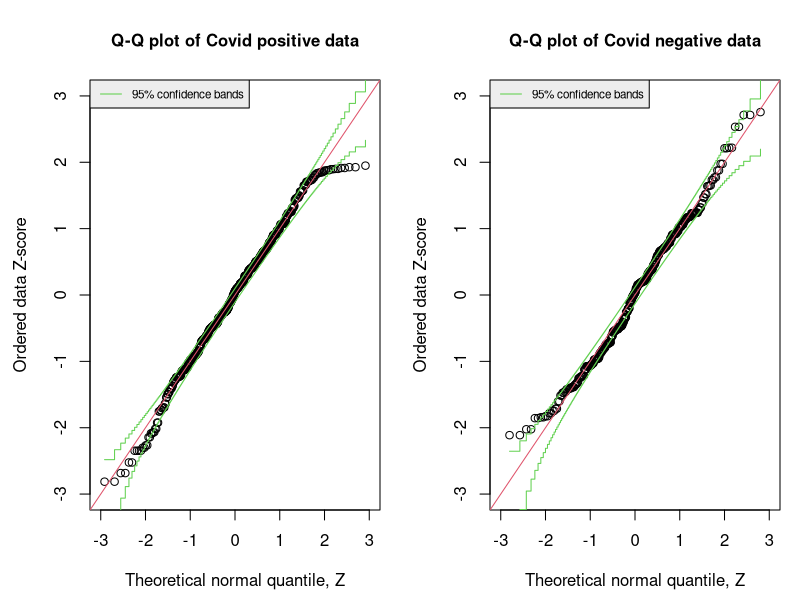
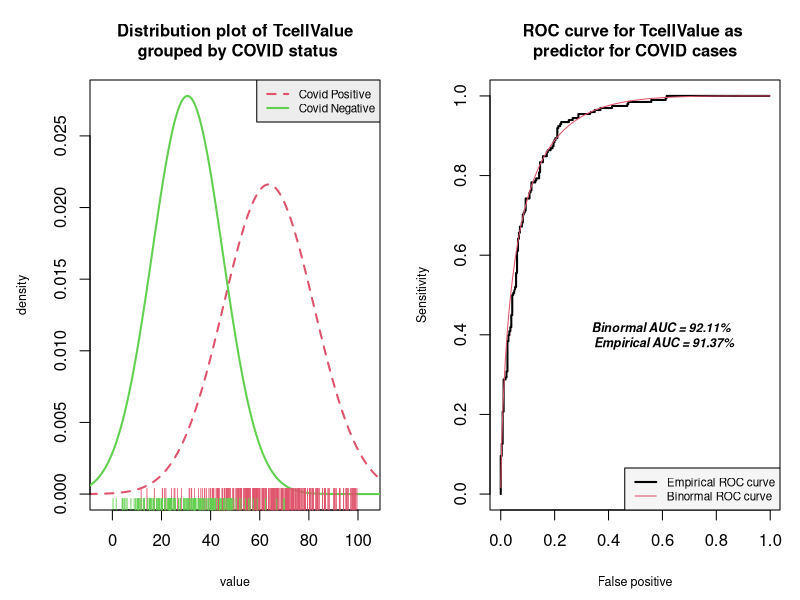
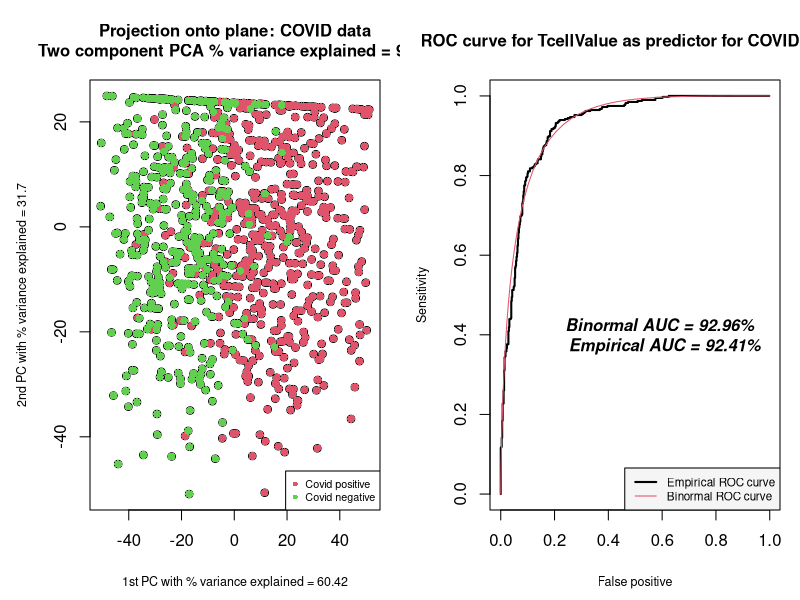
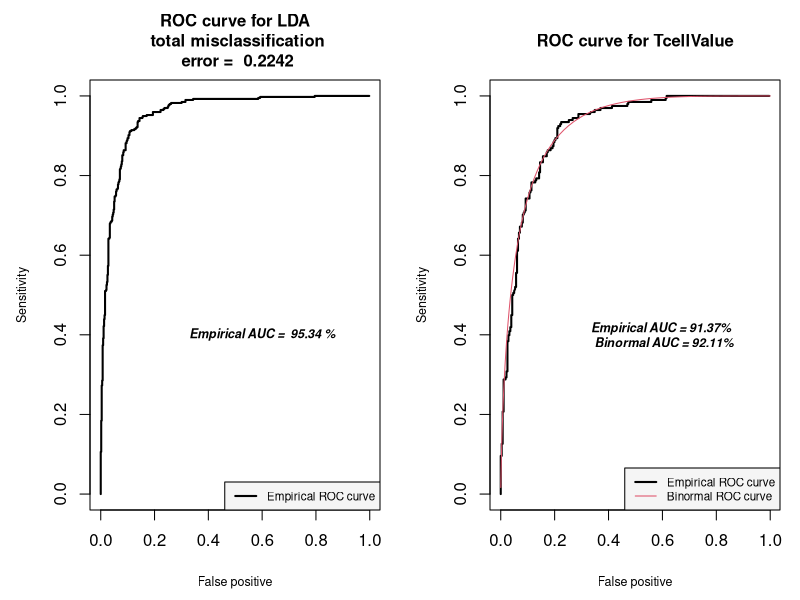
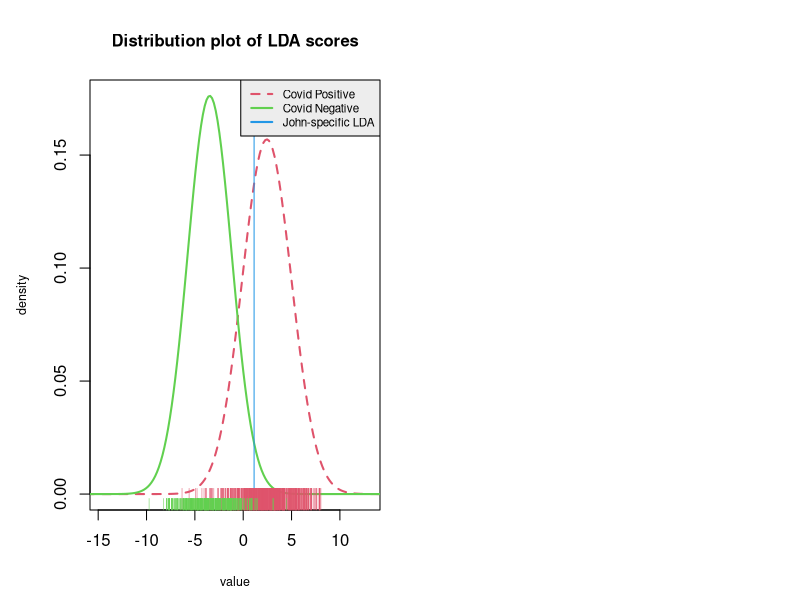

Generate these figures, in order, with R:
## ---- chunk 1
knitr::opts_chunk$set(echo = TRUE)
## ---- chunk 2
# import library
suppressMessages(library(tidyverse))

# import data
data <- read.csv('midCOVID.csv')
paste("data dimension (# of rows, # of cols):", dim(data)[1], ",", dim(data)[2])

head(data, 2)
## ---- chunk 3
# get TcellValue column for each group
covid_pos_tcell <- data.matrix(data %>% 
                                 filter(GotCovid == 1) %>% 
                                 select(TcellValue))
covid_neg_tcell <- data.matrix(data %>% 
                                 filter(GotCovid == 0) %>% 
                                 select(TcellValue))

# covid positive dataset
Y=sort(covid_pos_tcell)
n_p=length(Y)
ii_p=1:n_p;thq_p=qnorm((1:n_p)/n_p)
Z_p=(Y-mean(Y))/sd(Y)
qn_p=qnorm((1:n_p)/n_p)

# covid negative dataset
Y=sort(covid_neg_tcell)
n_n=length(Y)
ii_n=1:n_n;thq_n=qnorm((1:n_n)/n_n)
Z_n=(Y-mean(Y))/sd(Y)
qn_n=qnorm((1:n_n)/n_n)

lambda = 0.95

# plot
par(mfrow=c(1,2),mar=c(4.5,4.5,4,1),cex.lab=1,cex.main=1)
plot(qn_p,Z_p,xlim=c(-3,3),ylim=c(-3,3),
     xlab="Theoretical normal quantile, Z",
     ylab="Ordered data Z-score",
     main="Q-Q plot of Covid positive data")
segments(-5,-5,5,5,col=2)
upB=qnorm(qbeta(.5+lambda/2,shape1=ii_p,shape2=n_p-ii_p+1))
lowB=qnorm(qbeta(.5-lambda/2,shape1=ii_p,shape2=n_p-ii_p+1))
lines(thq_p,upB,type="s",col=3)
lines(thq_p,lowB,type="s",col=3)
legend("topleft", legend="95% confidence bands", col=3, lty=1, lwd=1, cex=.7,
       bg="gray93")

plot(qn_n,Z_n,xlim=c(-3,3),ylim=c(-3,3),
     xlab="Theoretical normal quantile, Z",
     ylab="Ordered data Z-score",
     main="Q-Q plot of Covid negative data")
segments(-5,-5,5,5,col=2)
upB=qnorm(qbeta(.5+lambda/2,shape1=ii_n,shape2=n_n-ii_n+1))
lowB=qnorm(qbeta(.5-lambda/2,shape1=ii_n,shape2=n_n-ii_n+1))
lines(thq_n,upB,type="s",col=3)
lines(thq_n,lowB,type="s",col=3)
legend("topleft", legend="95% confidence bands", col=3, lty=1, lwd=1, cex=.7,
       bg="gray93")
## ---- chunk 4
# plot 2 graphs
par(mfrow=c(1,2),mar=c(4.5,4.5,4,1),cex.lab=.75,cex.main=1)

## left graph: distribution graph of TcellValue between 0 and 1 in GotCovid
muY=mean(covid_pos_tcell);sdY=sd(covid_pos_tcell)
muX=mean(covid_neg_tcell);sdX=sd(covid_neg_tcell)
Lr=c(range(covid_neg_tcell)[1]-5,range(covid_pos_tcell)[2]+5)
x=seq(from=Lr[1]-5,to=Lr[2]+5,length=200)
dY=dnorm(x,mean=muY,sd=sdY);dX=dnorm(x,mean=muX,sd=sdX)
matplot(x,cbind(dY,dX),xlim=Lr,lty=c(2,1),type="l",col=c(2,3),lwd=2,
        xlab="value",
        ylab="density",
        main="Distribution plot of TcellValue\n grouped by COVID status")
rug(covid_pos_tcell,lty=1,ticksize=.075, col=2)
rug(covid_neg_tcell,lty=1,ticksize=.04, col=3)
legend("topright",c("Covid Positive","Covid Negative"),lty=c(2,1),lwd=2,
       bg="gray93",cex=0.7, col = c(2,3))

# right graph: plot two ROC curves (empirical and binormal)
covid_status = data$GotCovid
tcell=data$TcellValue
n = length(covid_status)
x=seq(from=0,to=200,length=200)

tcell_0 = sort(tcell[covid_status == 0])
n0 = length(tcell_0)
m0=mean(tcell_0);s0=sd(tcell_0)

tcell_1 = sort(tcell[covid_status == 1])
n1=length(tcell_1)
m1=mean(tcell_1);s1=sd(tcell_1)

tcell = sort(tcell)
sens=fp=toter10=rep(NA,n)
AUC=toter=0

# get sensitivity, false positive, total error and AUC values on every 
# point from 1 to n
for(i in 1:n) {
  sens[i]= sum(tcell_0 < tcell[i])/n0
  fp[i]=sum(tcell_1 < tcell[i])/n1
  if(i>1) AUC=AUC+(fp[i]-fp[i-1])*sens[i]
}

plot(fp,sens,type="l",lwd=2,xlab="False positive",ylab="Sensitivity",
     main="ROC curve for TcellValue as \npredictor for COVID cases")
lines(pnorm(x,mean=m1,sd=s1),pnorm(x,mean=m0,sd=s0), col=2, lwd=1)
AUC.th=pnorm((m1-m0)/sqrt(s0^2+s1^2))
text(.6,.4,paste("Binormal AUC = ",round(100*AUC.th,2),
                 "% \n Empirical AUC = ",round(100*AUC,2), "%", sep=""),
     cex=.75,font=4)
legend("bottomright",c("Empirical ROC curve","Binormal ROC curve"),
       lty=1,lwd=c(2,1),col=c(1,2),cex=.7,bg="gray96")

# store variables under different name for future uses
fp_tcell = fp; sens_tcell = sens
AUC_tcell = AUC
m1_tcell = m1
m0_tcell = m0
x_tcell = x
s1_tcell = s1
s0_tcell = s0
AUC.th_tcell = AUC.th
## ---- chunk 5
# plot 2 graphs (no need to be side-by-side)
## first graph: PCA components along with its variance explained %
covid_status <- subset(data, select = c(GotCovid))

# get index for each type
idx_covid_pos <- which(covid_status == 1)
idx_covid_neg <- which(covid_status == 0)

X <- subset(data, select = -c(GotCovid))
X <- data.matrix(X)
n=nrow(X);m=ncol(X)
Z=X
for(j in 1:m) {
	xj=X[,j]
	Z[,j]=xj-mean(xj)
}

tZZ=t(Z)%*%Z

# par(mfrow=c(1,1),mar=c(4.5,4.5,4,1),cex.lab=1,cex.main=1.25,cex.axis=1.25)
a=eigen(tZZ,symmetric=T)$vectors[,1:2]
Z=X-rep(1,n)%*%t(colMeans(X))
proj=Z%*%a

# compute % variance explained by 1st and 2nd principle components
L12=eigen(tZZ,symmetric=T)$values
var1.expl=L12[1]/sum(L12)*100
var2.expl=L12[2]/sum(L12)*100
var12.expl=(L12[1]+L12[2])/sum(L12)*100
txt1=paste("1st PC with % variance explained =",round(var1.expl,2))
txt2=paste("2nd PC with % variance explained =",round(var2.expl,2))
txt12=paste("Two component PCA % variance explained =",round(var12.expl,2))

# plot
plot(proj,xlab=txt1,ylab=txt2, cex=1)
title(paste("Projection onto plane: COVID data\n",txt12), cex=.75)
points(proj[idx_covid_pos,],col=2,pch=16, cex=1)
points(proj[idx_covid_neg,],col=3,pch=16, cex=1)
legend("bottomright", legend = c("Covid positive", "Covid negative"), 
       col=c(2,3), pch = 16, cex=.65)

# second graph: empirical & binormal ROC curve using PCA as linear 
# predictors; show AUC score
y=data$GotCovid
n = length(y)
x=seq(from=-200,to=100,length=1500)

logit = glm(y~proj, family=binomial)
lin_pred = logit$linear.predictors

lin_pred_0 = sort(lin_pred[y == 0])
n0 = length(lin_pred_0)
m0=mean(lin_pred_0);s0=sd(lin_pred_0)

lin_pred_1 = sort(lin_pred[y == 1])
n1=length(lin_pred_1)
m1=mean(lin_pred_1);s1=sd(lin_pred_1)

sod = sort(lin_pred)
sens=fp=toter10=rep(NA,n)
AUC=toter=0

# get sensitivity, false positive, total error and AUC values on every 
# point from 1 to n
for(i in 1:n) {
  sens[i]= sum(lin_pred_0 < sod[i])/n0
  fp[i]=sum(lin_pred_1 < sod[i])/n1
  if(i>1) AUC=AUC+(fp[i]-fp[i-1])*sens[i]
}

plot(fp,sens,type="l",lwd=2,xlab="False positive",ylab="Sensitivity",
     main="ROC curve for TcellValue as predictor for COVID cases")
lines(pnorm(x,mean=m1,sd=s1),pnorm(x,mean=m0,sd=s0), col=2, lwd=1)
AUC.th=pnorm((m1-m0)/sqrt(s0^2+s1^2))
text(.6,.4,paste("Binormal AUC = ",round(100*AUC.th,2),
                 "% \n Empirical AUC = ",round(100*AUC,2), "%", sep=""),
     cex=1,font=4)
legend("bottomright",c("Empirical ROC curve","Binormal ROC curve"),lty=1,
       lwd=c(2,1),col=c(1,2),cex=.7,bg="gray96")
## ---- chunk 6
## plot 1 graph
## empirical ROC curve using stated LDA rule with c as threshold; 
## display total LDA theoretical misclassification error

## first graph: PCA components along with its variance explained %
y <- subset(data, select = c(GotCovid))
X <- subset(data, select = -c(GotCovid))
X <- data.matrix(X)
n = nrow(X)

par(mfrow=c(1,2),mar=c(4.5,4.5,4,1),cex.lab=.75,cex.main=1)

X0=X[y==0,];n0=nrow(X0)
mu0=colMeans(X0); OM0=var(X0) 
X1=X[y==1,];n1=nrow(X1)
mu1=colMeans(X1); OM1=var(X1) 
Omega=((n0-1)*OM0+(n1-1)*OM1)/(n0+n1-2) 
a=solve(Omega)%*%(mu1-mu0)
mu=colMeans(X)
classR=as.vector((X-rep(1,n)%*%t(mu))%*%a)

classR_0 = sort(classR[y == 0])
n0 = length(classR_0)
m0=mean(classR_0);s0=sd(classR_0)

classR_1 = sort(classR[y == 1])
n1=length(classR_1)
m1=mean(classR_1);s1=sd(classR_1)

s.classR=sort(classR)
sens=fp=rep(0,n)

AUC=0
for(i in 1:n) {
  sens[i] = sum(classR_0 < s.classR[i])/n0
	fp[i]= sum(classR_1 < s.classR[i])/n1
	if(i>1) AUC=AUC+(fp[i]-fp[i-1])*sens[i]
}

# total misclassification error
delta2=t(mu0-mu1)%*%solve(Omega)%*%(mu0-mu1)
totmisl=2*pnorm(-.5*sqrt(delta2))

## plot ROC curve for LDA
plot(fp, sens, type="l", lwd=2,xlab="False positive",ylab="Sensitivity",
     main=paste("ROC curve for LDA\n total misclassification\n error = ", 
                round(totmisl, 4)), 
     lty=1, col=1)
text(.6,.4, paste("Empirical AUC = ", round(100*AUC, 2),"%"),
     cex=.75,font=4)
legend("bottomright",c("Empirical ROC curve"),
       lty=1,lwd=c(2),col=c(1),cex=.7,bg="gray96")

## plot ROC curve from #2
plot(fp_tcell,sens_tcell,type="l",lwd=2,
     xlab="False positive",
     ylab="Sensitivity",
     main="ROC curve for TcellValue")
lines(pnorm(x_tcell,mean=m1_tcell,sd=s1_tcell),
      pnorm(x_tcell,mean=m0_tcell,sd=s0_tcell), col=2, lwd=1)
AUC.th=pnorm((m1-m0)/sqrt(s0^2+s1^2))
text(.6,.4,paste("Empirical AUC = ",round(100*AUC_tcell,2),
                 "% \n Binormal AUC = ",round(100*AUC.th_tcell,2), "%", sep=""),
     cex=.75,font=4)
legend("bottomright",c("Empirical ROC curve","Binormal ROC curve"),
       lty=1,lwd=c(2,1),col=c(1,2),cex=.7,bg="gray96")
## ---- chunk 7
# Store John information as vector (TcellValue, Age, Gender, BMI, Week)
john_stats <- c(45, 56, 1, 19, 7)

# LDA misclassification rule based on week 5 lecture notes page 1, Theorem 2
mu_avg = (mu0+mu1)/2
score = t(john_stats-mu_avg)%*%a

## distribution graph of LDA scores
muY=mean(classR_1);sdY=sd(classR_1)
muX=mean(classR_0);sdX=sd(classR_0)
Lr=c(range(classR_0)[1]-5,range(classR_1)[2]+5)
x=seq(from=Lr[1]-5,to=Lr[2]+5,length=200)
dY=dnorm(x,mean=muY,sd=sdY);dX=dnorm(x,mean=muX,sd=sdX)

matplot(x,cbind(dY,dX),xlim=Lr,lty=c(2,1),type="l",col=c(2,3),lwd=2,
        xlab="value",
        ylab="density",
        main="Distribution plot of LDA scores")
abline(v=score, col=4)
rug(classR_1,lty=1,ticksize=.075, col=2)
rug(classR_0,lty=1,ticksize=.04, col=3)
legend("topright",c("Covid Positive","Covid Negative", "John-specific LDA"),lty=c(2,1,1),lwd=2,
       bg="gray93",cex=0.7, col = c(2,3,4))
